Frame 1 (no input): blank canvas, image omitted
Frame 60 (no input): blank canvas, image omitted
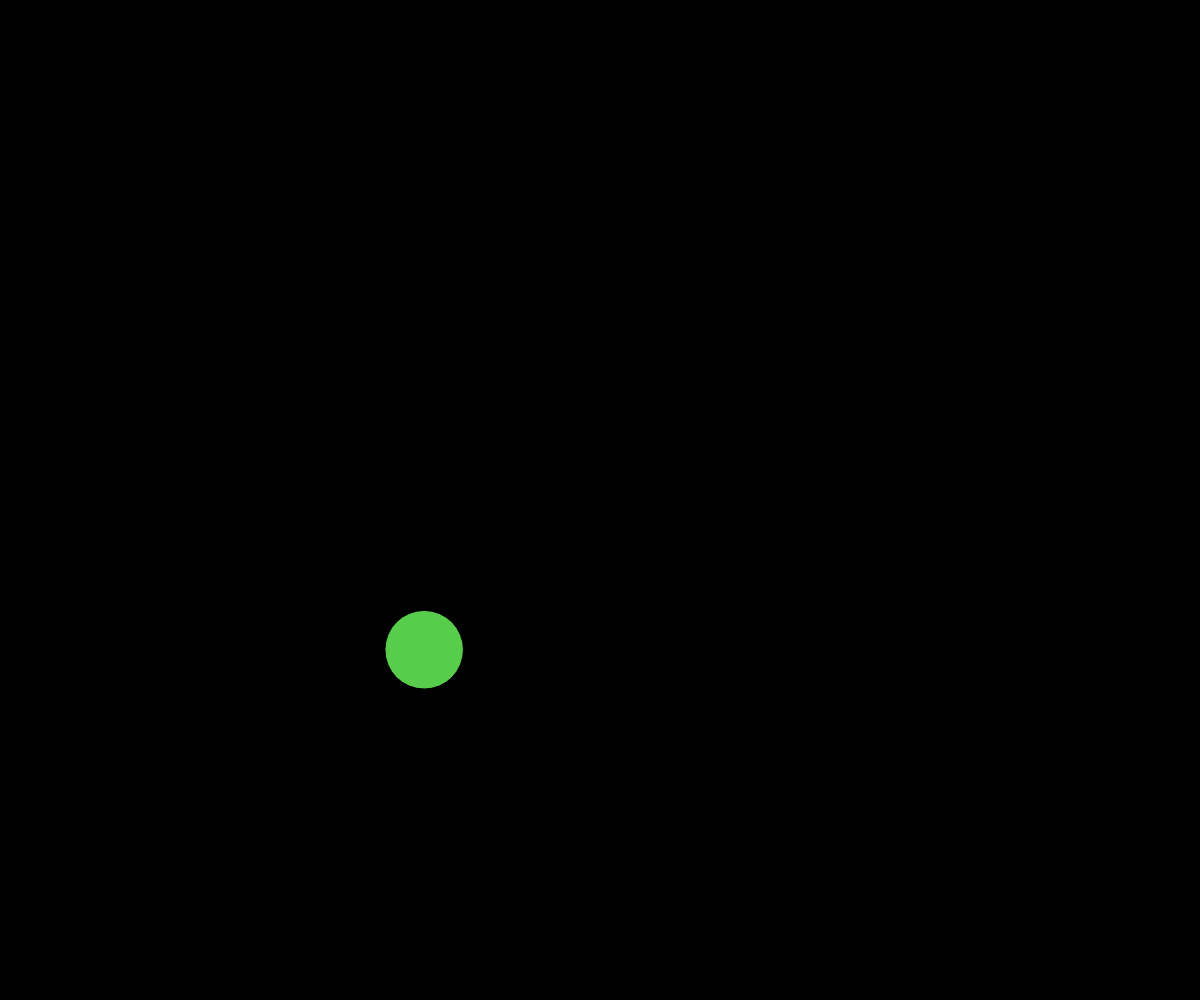
Frame 120 (the mouse pressed at the canvas centre since frame 60)

The p5.js sketch whose frames 1 and 60 were blank and that drew this single picture after the mouse press (run headless with seeded random() and noise() and a simulated clock; from frame 60 on, the mouse is pressed at the canvas centre):

// p5.js sketch
// ── sketch.js
// bouncing balls array demo

let bouncing = [];

function setup() {
  createCanvas(windowWidth, windowHeight);
}

function draw() {
  background(0);
  moveBall();
  displayBall();
}

function mousePressed(){
  let ball = {
    x: mouseX,
    y: mouseY,
    size: random(25,100),
    dx: random(-5,5),
    dy: random(-5,5),
    theColor: color(random(0,255),random(0,255),random(0,255))
  };
  bouncing.push(ball);
}

function moveBall(){
  for (let ball of bouncing){
    ball.x += ball.dx;
    ball.y += ball.dy;
    if (ball.x + ball.size/2 >= width || ball.x - ball.size/2 <=0){
      ball.dx *= -1;
    }
    if (ball.y + ball.size/2 >= height || ball.y - ball.size/2 <=0){
      ball.dy *= -1;
    }
  }
}

function displayBall(){
  for (let ball of bouncing){
    fill(ball.theColor);
    circle(ball.x, ball.y, ball.size);
  }
}
